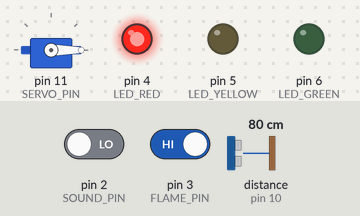
The sketch below on a simulated Arduino Uno, built with avr-gcc and run on an emulated ATmega328P. Shown: servo, output pins drawn as LEDs (lit = HIGH). Wiring (inferred from the names in the program): ultrasonic range finder: trigger pin 9; echo pin 10. The inputs (shaded band) are chosen by the test bench; at power-on: pin 3 (FLAME_PIN) HIGH, distance to the obstacle (sensor on pin 10) 80 cm, pin 2 (SOUND_PIN) LOW. The echo pulse lasts 58.3 µs per cm; pins used as bus, display or sensor lines are not drawn.

Above: at 1.6 s.
1.7 s: pin 3 (FLAME_PIN) driven LOW
At 2.2 s:
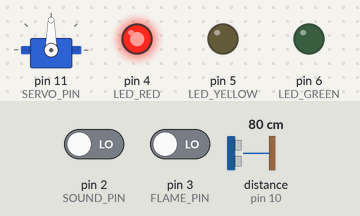
4.7 s: pin 3 (FLAME_PIN) driven HIGH
At 4.99 s:
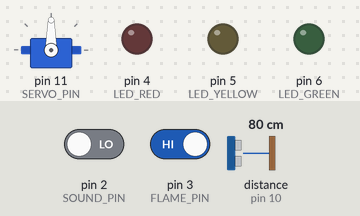
6.6 s: distance to the obstacle (sensor on pin 10) set to 16 cm
8.1 s: distance to the obstacle (sensor on pin 10) set to 12 cm
At 8.5 s:
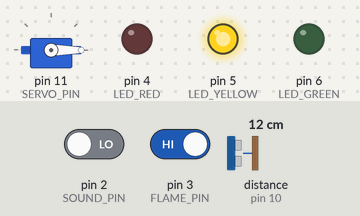
9.6 s: pin 3 (FLAME_PIN) driven LOW
At 9.83 s:
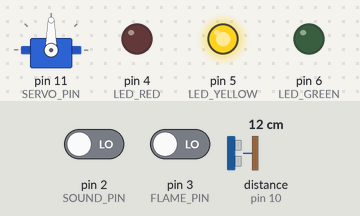
Timing chart, 0 to 13.6 s (numbered marks = the images above; inputs shaded):
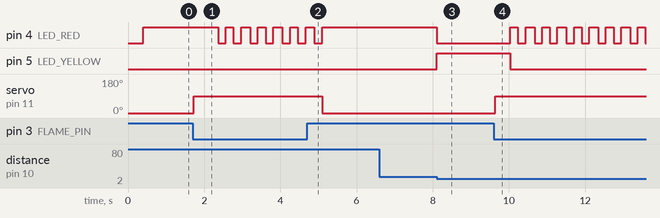

Measured:
- the behaviour switches between 14 and 13 cm on distance to the obstacle (sensor on pin 10) (found by bisection; images 2 and 3)
- after the input at 1.7 s, pin 4 (LED_RED): alternates HIGH for 0.20 s and LOW for 0.21 s, starting after 0.66 s; servo on pin 11 (SERVO_PIN): 0° → 90° at once
- after the input at 4.7 s, pin 4 (LED_RED): goes on until 5.1 s, then stays HIGH; servo on pin 11 (SERVO_PIN): 90° → 0° after 0.40 s
- after the input at 6.6 s, every drawn part: stays the same
- after the input at 8.1 s, pin 4 (LED_RED): HIGH → LOW at once; pin 5 (LED_YELLOW): LOW → HIGH at once
- after the input at 9.6 s, pin 4 (LED_RED): alternates HIGH for 0.20 s and LOW for 0.20 s, starting after 0.44 s; pin 5 (LED_YELLOW): HIGH → LOW after 0.44 s; servo on pin 11 (SERVO_PIN): 0° → 90° at once

The sketch:

SmartParking_ArduinoUno.ino
```cpp
#include <Servo.h>
#include <SoftwareSerial.h>

// Komunikasi Serial ke ESP-12E (RX = Pin 12, TX = Pin 13)
SoftwareSerial espSerial(12, 13);

// Definisi Pin
const int TRIG_PIN   = 9;
const int ECHO_PIN   = 10;
const int SOUND_PIN  = 2;
const int FLAME_PIN  = 3;

const int LED_RED    = 4;
const int LED_YELLOW = 5;
const int LED_GREEN  = 6;
const int SERVO_PIN  = 11;

Servo palangServo;

// Parameter Miniatur
const int SUDUT_TUTUP = 0;
const int SUDUT_BUKA  = 90;
const unsigned long JEDA_TUTUP = 1000;
const int JARAK_DEKAT = 7;
const int JARAK_SIAGA = 12;

int posisiServoSekarang = -1; // Menyimpan sudut terakhir agar tidak gerak berulang
bool palangTerbuka = false;
bool sedangHitungMundur = false;
unsigned long waktuObjekHilang = 0;
unsigned long waktuKirimTerakhir = 0;

// Gerakkan servo hanya saat sudut berubah, lalu lepas (detach) agar tidak kejang
void gerakkanServo(int sudutTarget) {
  if (posisiServoSekarang != sudutTarget) {
    palangServo.attach(SERVO_PIN);
    palangServo.write(sudutTarget);
    delay(400); // Beri waktu servo sampai ke posisi tujuan
    palangServo.detach(); // Lepas sinyal agar tidak bentrok dengan SoftwareSerial
    posisiServoSekarang = sudutTarget;
  }
}

void setup() {
  Serial.begin(9600);
  espSerial.begin(9600);

  pinMode(TRIG_PIN, OUTPUT);
  pinMode(ECHO_PIN, INPUT);
  pinMode(SOUND_PIN, INPUT);
  pinMode(FLAME_PIN, INPUT);

  pinMode(LED_RED, OUTPUT);
  pinMode(LED_YELLOW, OUTPUT);
  pinMode(LED_GREEN, OUTPUT);

  gerakkanServo(SUDUT_TUTUP);
}

long bacaJarakCM() {
  digitalWrite(TRIG_PIN, LOW);
  delayMicroseconds(2);
  digitalWrite(TRIG_PIN, HIGH);
  delayMicroseconds(10);
  digitalWrite(TRIG_PIN, LOW);

  long durasi = pulseIn(ECHO_PIN, HIGH, 30000);
  if (durasi == 0) return 999;
  return durasi * 0.034 / 2;
}

void aturLED(bool merah, bool kuning, bool hijau) {
  digitalWrite(LED_RED, merah);
  digitalWrite(LED_YELLOW, kuning);
  digitalWrite(LED_GREEN, hijau);
}

void kirimKeESP(long jarak, String statusPalang, String statusApi) {
  if (millis() - waktuKirimTerakhir >= 500) {
    waktuKirimTerakhir = millis();
    espSerial.print(jarak);
    espSerial.print(",");
    espSerial.print(statusPalang);
    espSerial.print(",");
    espSerial.println(statusApi);
  }
}

void loop() {
  int statusApi   = digitalRead(FLAME_PIN);
  int statusSuara = digitalRead(SOUND_PIN);
  long jarak      = bacaJarakCM();

  // PRIORITAS 1: DARURAT KEBAKARAN
  if (statusApi == LOW) {
    gerakkanServo(SUDUT_BUKA);
    aturLED(HIGH, LOW, LOW);
    kirimKeESP(jarak, "DARURAT TERBUKA", "BAHAYA API!");
    delay(200);
    aturLED(LOW, LOW, LOW);
    delay(200);
    return;
  }

  String teksPalang = "TERTUTUP";

  // LOGIKA PALANG TERBUKA
  if (palangTerbuka) {
    teksPalang = "TERBUKA";
    aturLED(LOW, LOW, HIGH);
    gerakkanServo(SUDUT_BUKA);

    if (jarak <= JARAK_SIAGA) {
      sedangHitungMundur = false;
    } else {
      if (!sedangHitungMundur) {
        sedangHitungMundur = true;
        waktuObjekHilang = millis();
      }
      if (millis() - waktuObjekHilang >= JEDA_TUTUP) {
        palangTerbuka = false;
        sedangHitungMundur = false;
        gerakkanServo(SUDUT_TUTUP);
        aturLED(HIGH, LOW, LOW);
        teksPalang = "TERTUTUP";
      }
    }
  }
  // LOGIKA PALANG TERTUTUP
  else {
    if (jarak < JARAK_DEKAT) {
      if (statusSuara == HIGH) {
        palangTerbuka = true;
        sedangHitungMundur = false;
        aturLED(LOW, LOW, HIGH);
        gerakkanServo(SUDUT_BUKA);
        teksPalang = "TERBUKA";
      } else {
        aturLED(LOW, HIGH, LOW);
        gerakkanServo(SUDUT_TUTUP);
        teksPalang = "SIAGA (TUNGGU SUARA)";
      }
    }
    else if (jarak >= JARAK_DEKAT && jarak <= JARAK_SIAGA) {
      aturLED(LOW, HIGH, LOW);
      gerakkanServo(SUDUT_TUTUP);
      teksPalang = "SIAGA (MENDEKAT)";
    }
    else {
      aturLED(HIGH, LOW, LOW);
      gerakkanServo(SUDUT_TUTUP);
      teksPalang = "TERTUTUP";
    }
  }

  kirimKeESP(jarak, teksPalang, "AMAN");
  delay(20);
}
```
